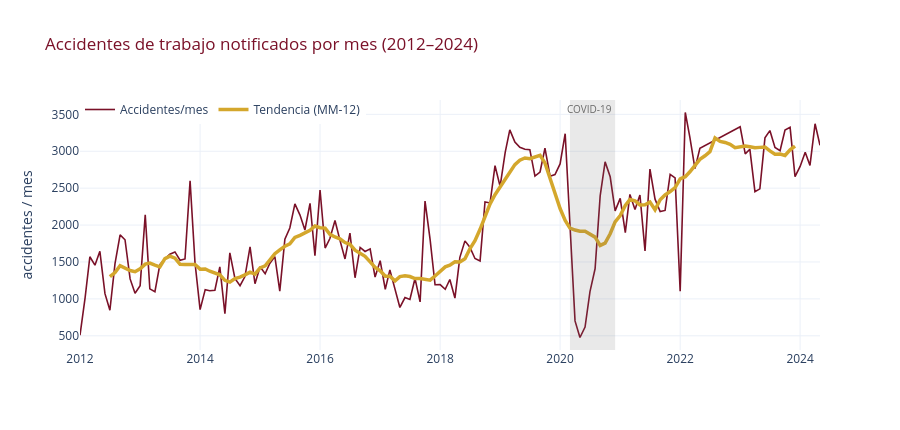

Here is the notebook cell this chart was saved with:
### Markdown cell above
---
## 1️⃣ La serie temporal *(requisito: graficada con tendencia)*

### Code cell
tendencia = serie.rolling(12, center=True).mean()      # media móvil 12m = tendencia

fig = go.Figure()
fig.add_trace(go.Scatter(x=serie.index, y=serie.values, name="Accidentes/mes",
                         line=dict(color=GRANATE, width=1.6)))
fig.add_trace(go.Scatter(x=tendencia.index, y=tendencia.values, name="Tendencia (MM-12)",
                         line=dict(color=DORADO, width=3.5)))
fig.add_vrect(x0="2020-03-01", x1="2020-12-01", fillcolor=GRIS, opacity=0.15, line_width=0)
fig.add_annotation(x="2020-07-01", y=1, yref="paper", text="COVID-19",
                   showarrow=False, font=dict(color=GRIS, size=10))
fig.update_layout(height=430, template=TEMPLATE,
                  title="Accidentes de trabajo notificados por mes (2012–2024)",
                  title_font_color=GRANATE,
                  xaxis_title="", yaxis_title="accidentes / mes",
                  legend=dict(orientation="h", y=1.02, x=0))
fig.show()

### Figure 1 — Plotly figure (JSON) as saved in the notebook; plotly's stock layout.template omitted (floating-point values rounded to 4 significant figures; data arrays with more than 128 entries replaced by an {"elided": "..."} marker saying what was removed)
{"data": [{"line": {"color": "#7a1128", "width": 1.6}, "name": "Accidentes/mes", "type": "scatter", "x": {"elided": "149 str values"}, "y": {"elided": "149 float values"}}, {"line": {"color": "#d4a72c", "width": 3.5}, "name": "Tendencia (MM-12)", "type": "scatter", "x": {"elided": "149 str values"}, "y": {"elided": "149 float values"}}], "layout": {"annotations": [{"font": {"color": "#6b6b6b", "size": 10}, "showarrow": false, "text": "COVID-19", "x": "2020-07-01", "y": 1, "yref": "paper"}], "height": 430, "legend": {"orientation": "h", "x": 0, "y": 1.02}, "shapes": [{"fillcolor": "#6b6b6b", "line": {"width": 0}, "opacity": 0.15, "type": "rect", "x0": "2020-03-01", "x1": "2020-12-01", "xref": "x", "y0": 0, "y1": 1, "yref": "y domain"}], "title": {"font": {"color": "#7a1128"}, "text": "Accidentes de trabajo notificados por mes (2012–2024)"}, "xaxis": {"title": {"text": ""}}, "yaxis": {"title": {"text": "accidentes / mes"}}}}
